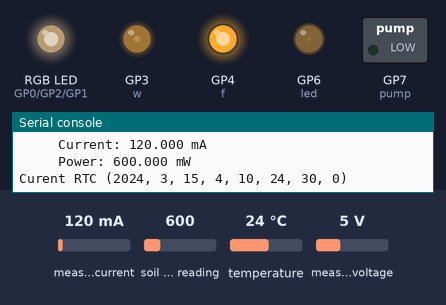
Recording of a program running on a simulated Raspberry Pi Pico running MicroPython. Shown: switched loads named in the program (green lamp = pin HIGH), an RGB LED mixed from three pins (HIGH = lit), output pins drawn as LEDs (lit = HIGH), the last lines printed to the serial console. Inputs (shaded band) come from the test bench; at power-on: measured current 120 mA, soil moisture reading 600, temperature 24 °C, measured voltage 5 V. Dim RGB values are drawn brighter than linear; the clock reads 2024-03-15 10:24:30 at power-on unless the program sets it; files the program writes start out absent.

Above: at 0.1 s.
At 6.1 s:
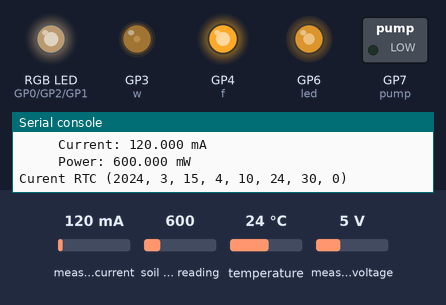
At 20.0 s:
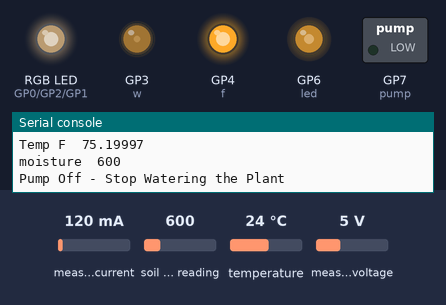
At 25.3 s:
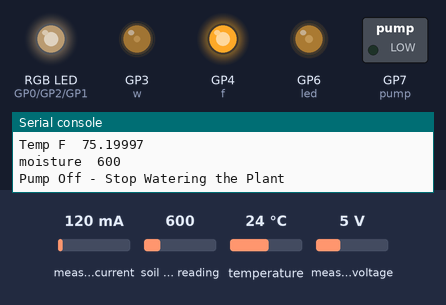
Timing chart, 0 to 40.0 s (numbered marks = the images above):
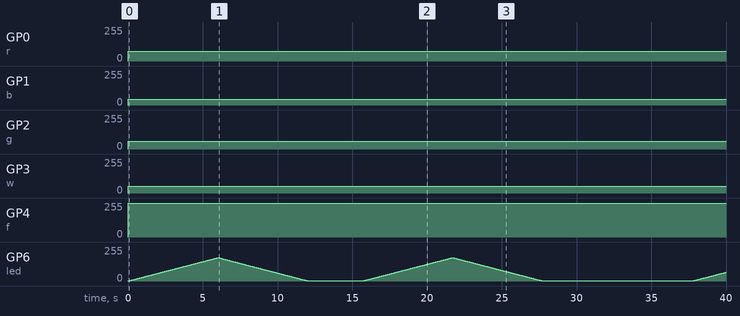

Measured:
- by itself, GP0 (r): 0/255 → 72/255 at 0.01 s
- by itself, GP1 (b): 0/255 → 44/255 at 0.01 s
- by itself, GP2 (g): 0/255 → 60/255 at 0.01 s
- by itself, GP3 (w): 0/255 → 52/255 at 0.01 s
- by itself, GP4 (f): 0/255 → 254/255 at 0.01 s

The program:

mainPump.py
```python
#====================================================================
#Main.py with example code for temp and moisture sensors and file data
#Mario The Maker & Eugene Francisco
#===================================================================

# GROWING BEYOND EARTH CONTROL BOX
# RASPBERRY PI PICO / MICROPYTHON

# FAIRCHILD TROPICAL BOTANIC GARDEN, OCTOBER 20, 2021

# The Growing Beyond Earth (GBE) control box is a device that controls
# the LED lights and fan in a GBE growth chamber. It can also control
# accessories including a 12v water pump and environmental sensors.
# The device is based on a Raspberry Pi Pico microcontroller running
# Micropython.

# This program (main.py) runs automatically each time the device is
# powered up.


# ----------------SETTINGS FOR LIGHTS AND FAN-------------------

# LIGHTS -- Time values are hh:mm strings based on a 24h clock;
#           brightness values are integers from 0 to 255 that set the
#           PWM duty cycle

#time values in file are in form [(year, month, day, mysteriousNumber, hour, minutes, seconds, mysteriousZero)]
lights_on_time = "07:00"
lights_off_time = "19:00"

red_brightness = 72
green_brightness = 60
blue_brightness = 44
white_brightness = 52


# FAN -- Fan power is an integer from 0 to 255 that sets the PWM
#        duty cycle

fan_power_when_lights_on = 255
fan_power_when_lights_off = 128

# --------------------------------------------------------------


# -----------------Load required libraries from /lib/-----------

from sys import stdin, stdout, exit
import machine
from machine import Pin, PWM, I2C
import utime, time
from time import sleep
from ds3231 import DS3231  # Hardware (I2C) real time clock
import ina219              # Current sensor
import ahtx0
from stemma_soil_sensor import StemmaSoilSensor

# ----------------Set up status LED on Control Box--------------
led = machine.PWM(machine.Pin(6))
led.freq(1000)
pump = Pin(7, Pin.OUT) #pump

# -------Set up I2C bus 0 for devices inside the control box---

i2c0 = machine.I2C(0, sda=machine.Pin(16), scl=machine.Pin(17))
ina = ina219.INA219(0.1,i2c0)   # Current sensor


# -------------Set up real time clock on I2C bus 0--------------
rtc = DS3231(i2c0) # Read Time from hardware RTC
rtc_time_tuple = rtc.DateTime() # Create a tuple with Time from Hardware RTC
rtci = machine.RTC()
rtci.datetime([x for x in rtc_time_tuple] + [0]) # Set local Machine time from Hardware RTC and add a 0 at the end.
print(rtci.datetime())


# Translate the specified on/off times to seconds since midnight

onh, onm = map(int, lights_on_time.split(':')); on_seconds = (onh*60 + onm) * 60
offh, offm = map(int, lights_off_time.split(':')); off_seconds = (offh*60 + offm) * 60


# ---------------Set up LED and fan control--------------------
# Connect 24v MOSFETs to PWM channels on GPIO Pins 0-4
# Set PWM frequency on all channels

r=machine.PWM(machine.Pin(0)); r.freq(20000)   # Red channel
b=machine.PWM(machine.Pin(1)); b.freq(20000)   # Blue channel
g=machine.PWM(machine.Pin(2)); g.freq(20000)   # Green channel
w=machine.PWM(machine.Pin(3)); w.freq(20000)   # White channel
f=machine.PWM(machine.Pin(4)); f.freq(20000)   # Fan

# Clean up lights in case of a previous crash
r.duty_u16(0)
g.duty_u16(0)
b.duty_u16(0)
w.duty_u16(0)


# ----------------------Set up Functions -----------------------

def getRTC():
	# Attempt to read the time from the i2c real time clock and
	# catch any errors
	try:
	   rtc_dt=rtci.datetime()
	   print("Curent RTC",rtc_dt)
	   #Debug RTC
	except Exception as e:
	  print("An exception has occurred with the RTC: ", e)

	rtc_seconds = ((((rtc_dt[4])*60) + rtc_dt[5]) * 60) + rtc_dt[6]
	#print("Seconds ",rtc_seconds) # Show Seconds

	return rtc_dt, rtc_seconds

def controlLightsAndFan():
	if rtc_seconds >= on_seconds and rtc_seconds < off_seconds:
		# Lights on
		r.duty_u16(int(red_brightness)*256)
		g.duty_u16(int(green_brightness)*256)
		b.duty_u16(int(blue_brightness)*256)
		w.duty_u16(int(white_brightness)*256)
		f.duty_u16(fan_power_when_lights_on * 256)
	else:
		# Lights off
		r.duty_u16(int(red_brightness)*0)
		g.duty_u16(int(green_brightness)*0)
		b.duty_u16(int(blue_brightness)*0)
		w.duty_u16(int(white_brightness)*0)
		f.duty_u16(fan_power_when_lights_off * 256)

def pwmLED():
	try:
	   for duty in range(45000): led.duty_u16(duty); time.sleep(0.0001)
	   for duty in range(45000, 0, -1): led.duty_u16(duty); time.sleep(0.0001)


	except Exception as e:
	  print("An exception has occurred with the LED: ", e)
def currentSensor():
	try:
	   ina.configure()
	   print("Voltage/current/power sensor readings:")
	   print("     Bus Voltage: %.3f V" % ina.voltage())
	   print("     Current: %.3f mA" % ina.current())
	   print("     Power: %.3f mW" % ina.power())

	except:
		print("Error reading from the current sensor", e)
#===========================================================================================
#Example of Temp and Humid info, Eugene Francisco{
#===========================================================================================
def findTH(): #returns temperature in C and F and moisture
    try:
        # I2C for
        SDA_PIN = 18 # Define Pins
        SCL_PIN = 19 # Define Pins
        # Create the sensor object using I2C
        i2c = machine.I2C(1,sda=machine.Pin(SDA_PIN), scl=machine.Pin(SCL_PIN), freq=400000)
        seesaw = StemmaSoilSensor(i2c)

        # get moisture
        moisture = seesaw.get_moisture()

        # get temperature
        temperature = seesaw.get_temp()
        ftemperature=(temperature*1.8+32)

        dataArr = [0,0,0] #array to save temp in celsius, farenheight, and humidity
        dataArr[0] = temperature #first element of arr is C
        dataArr[1] = ftemperature #second element of arr is F
        dataArr[2] = moisture #third element of arr is humidity
        return dataArr #returns list in form [Ctemp, Ftemp, humidity]

    except: #if doesn't work, returns error message and continues the program
        print("Error with current sensor", e) #"e" returns specific error message from program

def saveTimeTempHumid(time, tempC, tempF, humid):# saves all data in file
    file = open("Data.txt", "a")#creates file called "Data.txt" if it hasn't been created, or opens it if it has. "a" opens the file for appending
    file.write(str(time) + " " + str(tempC) + " " + str(tempF) + " " + str(humid)) #appends data in form (timeInfo, Ctemp, Ftemp, humidity)
    file.close()


#Debug Data File
#    with open("Data.txt") as file: #opens Data.txt file to read
#        readData = file.read() #reads file data to "realData"
#    print(readData)
#    file.close()

def pump_on(): #turn the pump on
    pump.value(1)
    time.sleep(3) #how long should the pump run
    print("Pump On - Watering the Plant")


def pump_off(): #turn the pump off
    pump.value(0)
    print("Pump Off - Stop Watering the Plant")

def waterSystem():

    if findTH()[2] <400: #If he soil is less than 400 then turn the pump on
      pump_on()
      pump_off()

    else:
        pump_off()

#===================================================================
#}
#===================================================================
# ----------------------------Main Start----------------------------
# Print information at startup
print("\nGROWING BEYOND EARTH, FAIRCHILD TROPICAL BOTANIC GARDEN\n")
print ("Software release date:\n 2021-11-03 experimental\n" )
print ("Internal clock time:")
print ("" + str(rtci.datetime()[0]) + "-" + str(rtci.datetime()[1]) + "-" + str(rtci.datetime()[2]) + "   " + str(rtci.datetime()[4]) + ":" + str(rtci.datetime()[5]) + ":" + str(rtci.datetime()[6]) + "\n")
currentSensor()
#Main Loop
while True:
	try:
		rtc_dt, rtc_seconds = getRTC()
		timeArr = [rtc_dt, rtc_seconds]
		controlLightsAndFan()
		pwmLED()
		#temp and moisture from sensor
		print("Temp C ", findTH()[0])
		print("Temp F ", findTH()[1])
		print("moisture ", findTH()[2])
		saveTimeTempHumid(timeArr, findTH()[0], findTH()[1], findTH()[2]) #saving to file Data.txt
		waterSystem()
		pwmLED()
		time.sleep(10) # Wait few seconds before repeating
		pwmLED()

	except Exception as e:
		print("failed Main Loop! Trying again: ", e)
```

stemma_soil_sensor.py
```python
# (licence header left out)
# MicroPython Port Copyright (c) 2019
# Mihai Dinculescu

# CircuitPython Implementation Copyright (c) 2017
# Dean Miller for Adafruit Industries

# Permission is hereby granted, free of charge, to any person obtaining a copy
# of this software and associated documentation files (the "Software"), to deal
# in the Software without restriction, including without limitation the rights
# to use, copy, modify, merge, publish, distribute, sublicense, and/or sell
# copies of the Software, and to permit persons to whom the Software is
# furnished to do so, subject to the following conditions:

# The above copyright notice and this permission notice shall be included in
# all copies or substantial portions of the Software.

# THE SOFTWARE IS PROVIDED "AS IS", WITHOUT WARRANTY OF ANY KIND, EXPRESS OR
# IMPLIED, INCLUDING BUT NOT LIMITED TO THE WARRANTIES OF MERCHANTABILITY,
# FITNESS FOR A PARTICULAR PURPOSE AND NONINFRINGEMENT. IN NO EVENT SHALL THE
# AUTHORS OR COPYRIGHT HOLDERS BE LIABLE FOR ANY CLAIM, DAMAGES OR OTHER
# LIABILITY, WHETHER IN AN ACTION OF CONTRACT, TORT OR OTHERWISE, ARISING FROM,
# OUT OF OR IN CONNECTION WITH THE SOFTWARE OR THE USE OR OTHER DEALINGS IN
# THE SOFTWARE.

"""
This is a lightweight port from CircuitPython to MicroPython
of Dean Miller's https://github.com/adafruit/Adafruit_CircuitPython_seesaw/blob/master/adafruit_seesaw/seesaw.py

* Author(s): Mihai Dinculescu

Implementation Notes
--------------------

**Hardware:**
* Adafruit Adafruit STEMMA Soil Sensor - I2C Capacitive Moisture Sensor: https://www.adafruit.com/product/4026

**Software and Dependencies:**
* MicroPython firmware: https://micropython.org
* SeeSaw Base Class: seesaw.py

**Tested on:**
* Hardware: Adafruit HUZZAH32 - ESP32 Feather https://learn.adafruit.com/adafruit-huzzah32-esp32-feather/overview
* Firmware: MicroPython v1.12 https://micropython.org/resources/firmware/esp32-idf3-20191220-v1.12.bin
"""

import time
import ustruct

import seesaw

_STATUS_TEMP = const(0x04)

_TOUCH_CHANNEL_OFFSET = const(0x10)

class StemmaSoilSensor(seesaw.Seesaw):
    """Driver for Adafruit STEMMA Soil Sensor - I2C Capacitive Moisture Sensor
       :param I2C i2c: I2C bus the SeeSaw is connected to.
       :param int addr: I2C address of the SeeSaw device. Default is 0x36."""
    def __init__(self, i2c, addr=0x36):
        super().__init__(i2c, addr)

    def get_temp(self):
        buf = bytearray(4)
        self._read(seesaw.STATUS_BASE, _STATUS_TEMP, buf, .005)
        buf[0] = buf[0] & 0x3F
        ret = ustruct.unpack(">I", buf)[0]
        return 0.00001525878 * ret

    def get_moisture(self):
        buf = bytearray(2)

        self._read(seesaw.TOUCH_BASE, _TOUCH_CHANNEL_OFFSET, buf, .005)
        ret = ustruct.unpack(">H", buf)[0]
        time.sleep(.001)

        # retry if reading was bad
        count = 0
        while ret > 4095:
            self._read(seesaw.TOUCH_BASE, _TOUCH_CHANNEL_OFFSET, buf, .005)
            ret = ustruct.unpack(">H", buf)[0]
            time.sleep(.001)
            count += 1
            if count > 3:
                raise RuntimeError("Could not get a valid moisture reading.")

        return ret
```

seesaw.py
```python
# (licence header left out)
# MicroPython Port Copyright (c) 2019
# Mihai Dinculescu
#Small modification by Mario The Maker for Pico

# CircuitPython Implementation Copyright (c) 2017
# Dean Miller for Adafruit Industries

# Permission is hereby granted, free of charge, to any person obtaining a copy
# of this software and associated documentation files (the "Software"), to deal
# in the Software without restriction, including without limitation the rights
# to use, copy, modify, merge, publish, distribute, sublicense, and/or sell
# copies of the Software, and to permit persons to whom the Software is
# furnished to do so, subject to the following conditions:

# The above copyright notice and this permission notice shall be included in
# all copies or substantial portions of the Software.

# THE SOFTWARE IS PROVIDED "AS IS", WITHOUT WARRANTY OF ANY KIND, EXPRESS OR
# IMPLIED, INCLUDING BUT NOT LIMITED TO THE WARRANTIES OF MERCHANTABILITY,
# FITNESS FOR A PARTICULAR PURPOSE AND NONINFRINGEMENT. IN NO EVENT SHALL THE
# AUTHORS OR COPYRIGHT HOLDERS BE LIABLE FOR ANY CLAIM, DAMAGES OR OTHER
# LIABILITY, WHETHER IN AN ACTION OF CONTRACT, TORT OR OTHERWISE, ARISING FROM,
# OUT OF OR IN CONNECTION WITH THE SOFTWARE OR THE USE OR OTHER DEALINGS IN
# THE SOFTWARE.

"""
This is a lightweight port from CircuitPython to MicroPython
of Dean Miller's https://github.com/adafruit/Adafruit_CircuitPython_seesaw/blob/master/adafruit_seesaw/seesaw.py

* Author(s): Mihai Dinculescu

Implementation Notes
--------------------

**Hardware:**
* Adafruit ATSAMD09 Breakout with SeeSaw: https://www.adafruit.com/product/3657

**Software and Dependencies:**
* MicroPython firmware: https://micropython.org

**Tested on:**
* Hardware: Adafruit HUZZAH32 - ESP32 Feather https://learn.adafruit.com/adafruit-huzzah32-esp32-feather/overview
* Firmware: MicroPython v1.12 https://micropython.org/resources/firmware/esp32-idf3-20191220-v1.12.bin
"""

import time

STATUS_BASE = const(0x00)
TOUCH_BASE = const(0x0F)

_STATUS_HW_ID = const(0x01)
_STATUS_SWRST = const(0x7F)

_HW_ID_CODE = const(0x55)

class Seesaw:
    """Driver for SeeSaw I2C generic conversion trip.
       :param I2C i2c: I2C bus the SeeSaw is connected to.
       :param int addr: I2C address of the SeeSaw device."""
    def __init__(self, i2c, addr):
        self.i2c = i2c
        self.addr = addr
        self.sw_reset()

    def sw_reset(self):
        """Trigger a software reset of the SeeSaw chip"""
        self._write8(STATUS_BASE, _STATUS_SWRST, 0xFF)
        time.sleep(.500)

        chip_id = self._read8(STATUS_BASE, _STATUS_HW_ID)

        if chip_id != _HW_ID_CODE:
            raise RuntimeError("SeeSaw hardware ID returned (0x{:x}) is not "
                               "correct! Expected 0x{:x}. Please check your wiring."
                               .format(chip_id, _HW_ID_CODE))

    def _write8(self, reg_base, reg, value):
        self._write(reg_base, reg, bytearray([value]))

    def _read8(self, reg_base, reg):
        ret = bytearray(1)
        self._read(reg_base, reg, ret)
        return ret[0]

    def _read(self, reg_base, reg, buf, delay=.005):
        self._write(reg_base, reg)

        time.sleep(delay)

        self.i2c.readfrom_into(self.addr, buf)

    def _write(self, reg_base, reg, buf=None):
        full_buffer = bytearray([reg_base, reg])
        if buf is not None:
            full_buffer += buf

        self.i2c.writeto(self.addr, full_buffer)
```
